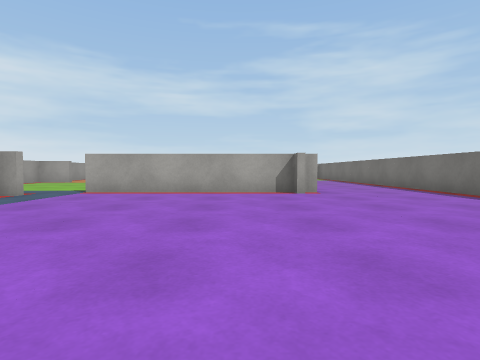
[1] (above)

18 first-person views from a walk through a Unity game level. The camera is 0.58 m above the floor, tilts 2° down and sees 80° across. The floor is counted in squares, 1 m on a side. Each view is taken from the middle of a square. On the plan, view 1 faces up. The plan holds only what a view shows up to about 9 squares ahead; the rest is blank. The player is left out. Surface patterns are stand-ins for the level's own textures.

[2]
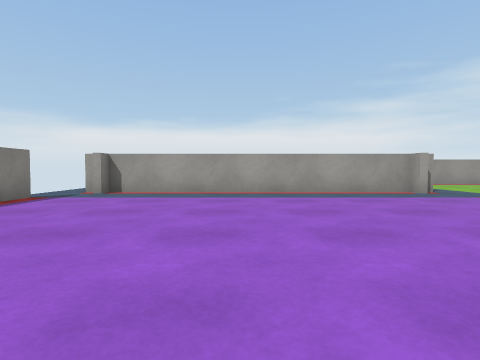

[3]
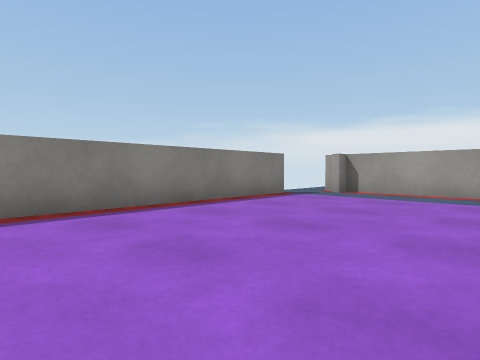

[4]
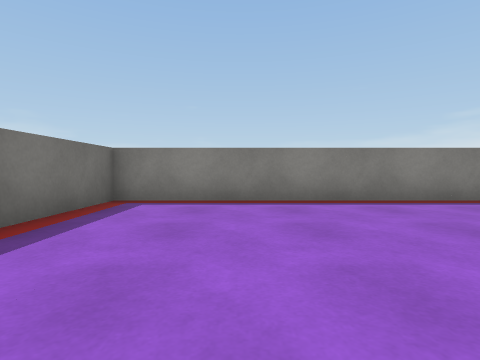

[5]
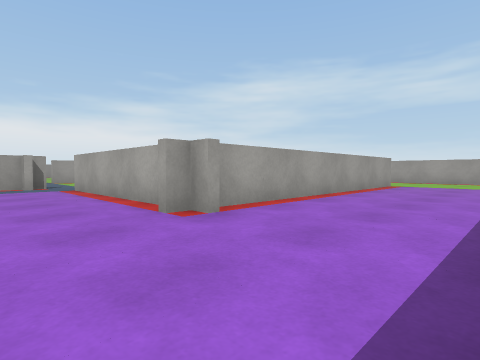

[6]
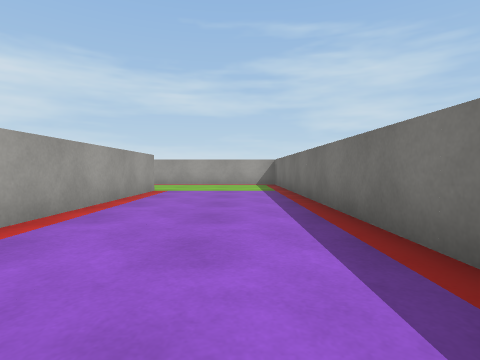

[7]
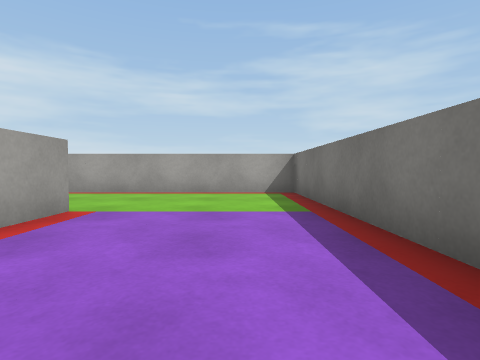

[8]
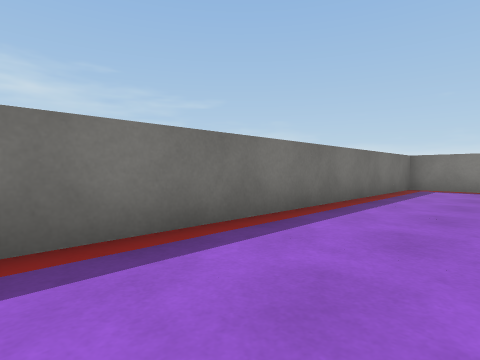

[9]
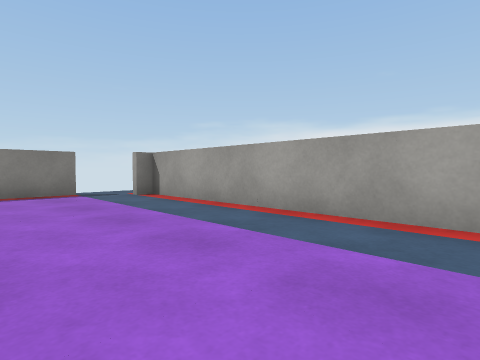

[10]
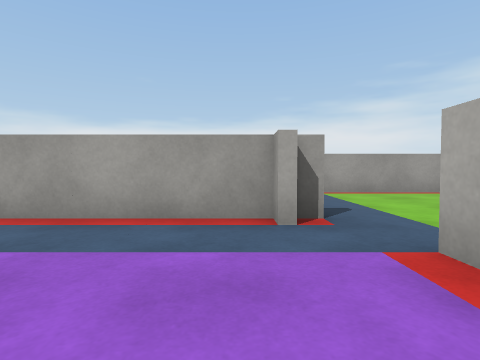

[11]
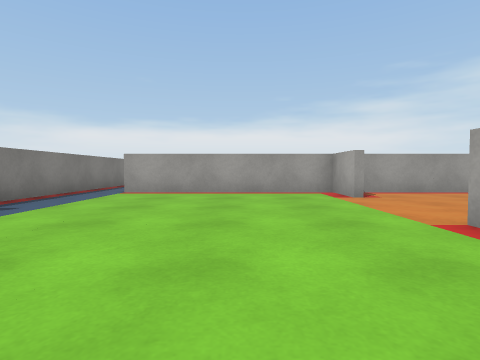

[12]
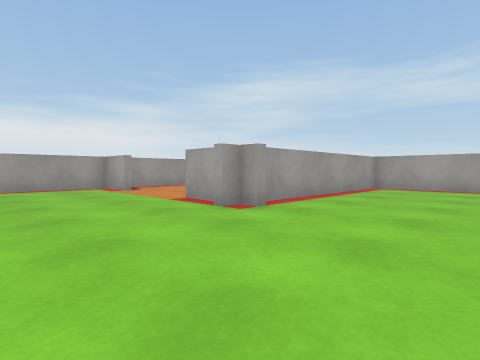

[13]
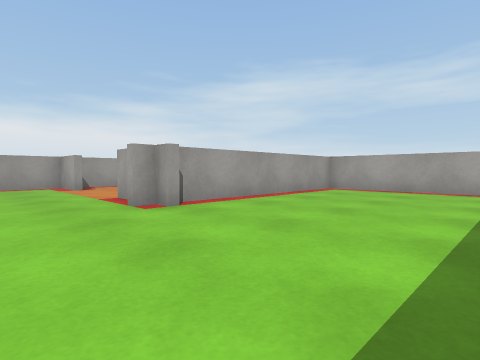

[14]
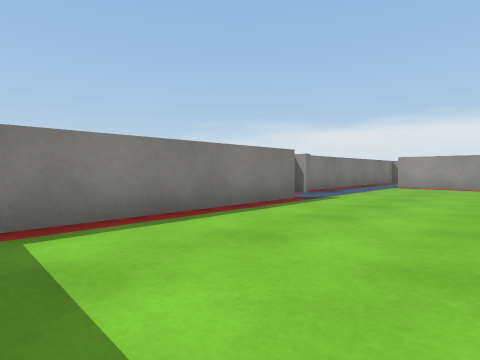

[15]
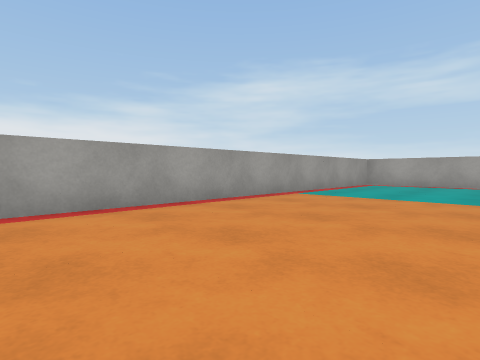

[16]
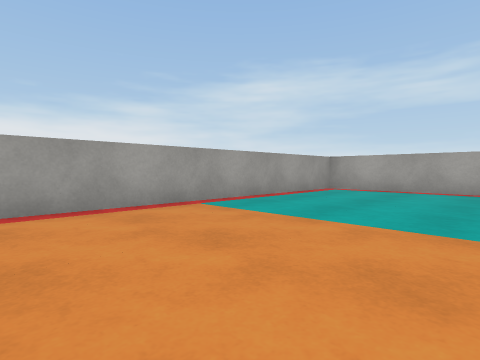

[17]
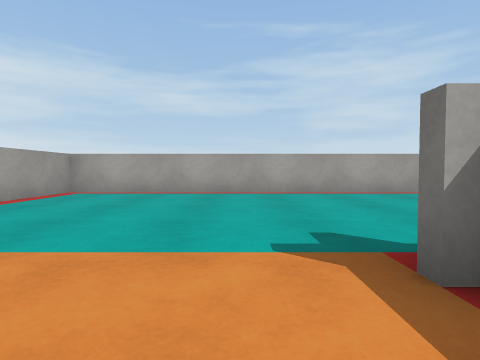

[18]
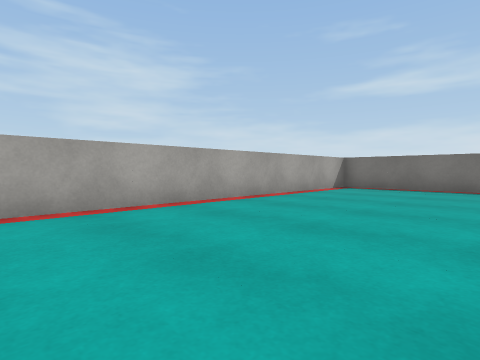

### Floor plan
Points are (right, up) in squares from view 1. A wall is a line through its corners. A room is listed if a view was taken in it or the views show most of it. See-through windows are left out.
Room 1 (views 1, 2, 3, 4, 5, 6, 7, 8, 9, 10)
walls: (1.6, 7.5) (1.6, 7); (2.1, 7.4) (-4, 7.4); (-4.9, 6.4) (-5.4, 6.4) (-5.4, -1.4) (-5, -1.4); (-4.1, -2.4) (5.4, -2.4) (5.4, 19.4) (1.5, 19.4); (1.6, 16) (1.6, 7.9)
ways out: opening at (2, 17.5) to room 2; gap at (-4, 7) to room 2; gap at (-4, -3)
Room 2 (views 11, 12, 13, 14, 15, 16, 17, 18)
walls: (-3, 13.4) (-3.4, 13.4) (-3.4, 13); (-4, 13.4) (-5, 13.4); (1.5, 19.4) (-3.4, 19.4) (-3.4, 13.9); (-7.9, 13.4) (-9.4, 13.4) (-9.4, 8); (5.4, 21.8) (5.4, 24.4); (-4, 7.6) (0.8, 7.6); (4.4, 25.4) (-9.4, 25.4) (-9.4, 14.1); (-9.6, 6.6) (-6.2, 6.6)
ways out: opening at (2, 17.5) to room 1; gap at (-4, 7) to room 1; opening at (-9, 7.5)

Positions as (right, up) in squares from view 1, and headings:
1: (0, 0), facing up
2: (2, 2), facing left
3: (2, 2), facing down-left
4: (3, 3), facing down
5: (5, 5), facing up-left
6: (4, 8), facing up
7: (4, 12), facing up
8: (3, 7), facing down-right
9: (-2, 5), facing down-left
10: (-2, 6), facing left
11: (-2, 11), facing left
12: (0, 10), facing up-left
13: (1, 11), facing up-left
14: (1, 11), facing down-left
15: (-5, 14), facing up-left
16: (-5, 17), facing up-left
17: (-5, 18), facing up
18: (-4, 21), facing up-right
